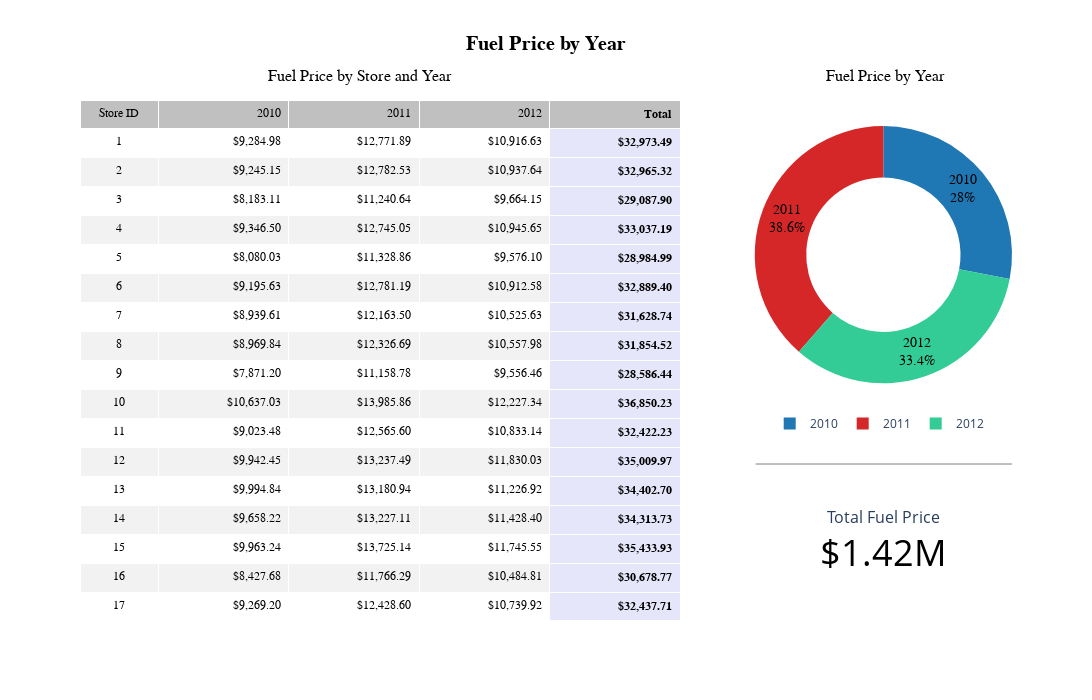

The notebook cell saved with this chart:
### Code cell
# Let's create a dashboard-style presentation

# First, set up the overall container for the charts.  Here, we have a 3-row, 2-column
# layout where row1,col2 spans 3 rows
fig = make_subplots(
    rows=2,
    cols=2,
    specs=[
        [{'type':"indicator", 't':0, 'b':0, "rowspan": 2}, {"type": "domain"}],
        [ None,                                            {"type": "indicator", 't':0.03}]
    ],
    column_widths=[0.70, 0.30],
    row_heights=[0.70, 0.30],
    horizontal_spacing = 0.08,
    vertical_spacing = 0.15
)

# ========================================

# First, let's add the summary table for fuel prices by store and year
# We have previously generated the dataframe with a total column on the
# right and a total row at the bottom.  We only need to format the table.
df_fmt = df.copy()
for col in df_fmt.columns[1:]:
    df_fmt[col] = df_fmt[col].apply(lambda x: f"${x:,.2f}")
    
# First, lets add zebra striping
# Alternate row colors: white for even, light gray for odd.
# We build color lists for each column, with the last row (the total row) as white.
fill_colors = [
    ['white' if i % 2 == 0 else '#f2f2f2' for i in range(len(df.index) - 1)] + ['white']
    for _ in range(5)
]

# Overwrite the fill color of the last column (the total_fuel_cost column)
for i in range(len(fill_colors[-1])):
    fill_colors[-1][i] = 'lavender'

# Overwrite the final row (the Total row) to a distinct color for emphasis as well
for i in range(len(fill_colors)):
    fill_colors[i][-1] = 'lavender'

# Now add a bold tag to the total row.  Loop through each column in the last row
# and surround it with the <b></b> tags. Don't be confused by the statement:
# df_weekly_sales.iloc[-1][col]
# This is chaining 2 statements together to fetch the last row first (as a series), then
# fetching the label-based element associated with the variable "col" to get the specific
# element.
for col in df_fmt.columns:
    df_fmt.loc[len(df_fmt)-1, col] = f"<b>{df_fmt.iloc[-1][col]}</b>"

# Need to bold the entire total column as well.
for row in range(len(df_fmt)):
    df_fmt.iloc[row,-1] = f"<b>{df_fmt.iloc[row,-1]}</b>"

# Gather the header values for the summary data
column_map = {
    'store_id': 'Store ID',
    'total_fuel_2010': '2010',
    'total_fuel_2011': '2011',
    'total_fuel_2012': '2012',
    'total_fuel_cost': '<b>Total</b>'
}

formatted_headers = [column_map[col] for col in df_fmt.columns]

# Gather the cell values for the summary data
cell_values = [df_fmt[col] for col in df_fmt.columns]

fuel_cost_by_store_year = go.Table(
    columnwidth=[18,30,30,30,30],
    header = dict(
        values = formatted_headers,
        fill_color = '#C0C0C0',
        align = ['center','right','right','right','right'],
        font = dict(size=12,family="Helvetica", color='black')
    ),
    cells = dict(
        values = cell_values,
        align = ['center','right','right','right','right'],
        fill_color = fill_colors,
        font = dict(size=12, family="Menlo", color='black')
    )
)

fig.add_trace(fuel_cost_by_store_year, row=1, col=1)

# Add a nice header to the cell
fig.add_annotation(
    text = "Fuel Price by Store and Year",
    x = 0.2,  # roughly center of line chart
    y = 1.065,  # above the line chart
    xref = "paper",
    yref = "paper",
    showarrow = False,
    font = dict(size=16, family="Helvetica", color="black")
)

# ========================================

# Next, let's add the donut chart to row1, col2
# Extract the existing fuel totals from the summary table dataframe
total_row = df.iloc[len(df)-1]

total_data = {
    'year':['2010','2011','2012'],
    'total_fuel':[total_row['total_fuel_2010'], total_row['total_fuel_2011'],total_row['total_fuel_2012']]
}

df_totals_by_year = pd.DataFrame(total_data)

fuel_price_by_year_trace = go.Pie(
    labels = df_totals_by_year['year'],
    values = df_totals_by_year['total_fuel'],
    textinfo = 'label+percent',
    hovertemplate = 'Year: %{label}<br>Total Fuel Sales: %{value:$,.2f}<extra></extra>',
    hole = 0.6,
    sort = False,    # keep Plotly from sorting the legend values - use the order I created.
    textfont = dict(size=14, family="Menlo", color="black"),
    marker = dict(colors=['#1f77b4', '#d62728', '#33CC96'])
)

fig.add_trace(fuel_price_by_year_trace, row=1, col=2)

fig.add_annotation(
    text = "Fuel Price by Year",
    x = 0.93,  # roughly center of line chart
    y = 1.065,  # above the line chart
    xref = "paper",
    yref = "paper",
    showarrow = False,
    font = dict(size=16, family="Helvetica", color="black")
)

# ========================================

# Next, let's add the total fuel price in row2, col2
# Pull only the total fuel cost for the dashboard report

def formatTotalFuelSales(value):
    if value >= 1_000_000_000:
        return f"${value / 1_000_000_000:.2f}B"
    elif value >= 1_000_000:
        return f"${value / 1_000_000:.2f}M"
    elif value >= 1_000:
        return f"${value / 1_000:.2f}K"
    else:
        return f"${value:2f}"
        
total_fuel_cost = df.iloc[-1, -1]
totalFuelCostFormattedStr = formatTotalFuelSales(total_fuel_cost)

total_fuel_cost_indicator = go.Table(
    header = dict(
        values = ["Total Fuel Price"],
        fill_color = 'white',
        align = 'center',
        font = dict(size=16)
    ),
    cells = dict(
        values = [totalFuelCostFormattedStr],
        align = 'center',
        fill_color = 'white',
        font = dict(size=36, color='black')
    )
)

fig.add_trace(total_fuel_cost_indicator, row=2, col=2)

# Final layout adjustments
fig.update_layout(
    height = 700,
    width = 1150,
#     title = 'Weekly Sales by Temperature and Year',
#     title_x = 0.5,
#     xaxis_title = 'Temperature (°F)',
#     xaxis_tickangle = 45,
#     yaxis_title = 'Total Weekly Sales',
#     yaxis_tickformat = ".2s",
#     barmode = 'group',  # for grouped chart
#     plot_bgcolor = 'white',
    legend = dict(
        orientation = "h",
        yanchor = "bottom",
        y = 0.35,
        xanchor = "right",
        x = 0.975
    )
)

# Let's make the report title pop a little more
title_font = dict(size=20, family="Helvetica", color='black', weight='bold')
fig.update_layout(title=dict(text='Fuel Price by Year', x=0.5, font=title_font))

# Horizontal, between earliest date and average temperature
fig.add_shape(
    type="line",
    x0=0.725, x1=1,
    y0=0.3, y1=0.3,
    xref="paper", yref="paper",
    line=dict(color="grey", width=1),
    layer="below"
)

# fig.add_shape(
#     type="line",
#     x0=0.5, x1=0.5,
#     y0=0, y1=1,
#     xref="paper", yref="paper",
#     line=dict(color="blue", width=1),
#     layer="above"
# )

fig.show()

### Figure 1 — Plotly figure (JSON) as saved in the notebook; plotly's stock layout.template omitted (floating-point values rounded to 4 significant figures; data arrays with more than 128 entries replaced by an {"elided": "..."} marker saying what was removed)
{"data": [{"cells": {"align": ["center", "right", "right", "right", "right"], "fill": {"color": {"elided": "5x46 str values"}}, "font": {"color": "black", "family": "Menlo", "size": 12}, "values": {"elided": "5x46 mixed values"}}, "columnwidth": [18, 30, 30, 30, 30], "domain": {"x": [0, 0.644], "y": [0, 1]}, "header": {"align": ["center", "right", "right", "right", "right"], "fill": {"color": "#C0C0C0"}, "font": {"color": "black", "family": "Helvetica", "size": 12}, "values": ["Store ID", "2010", "2011", "2012", "<b>Total</b>"]}, "type": "table"}, {"domain": {"x": [0.724, 1], "y": [0.405, 1]}, "hole": 0.6, "hovertemplate": "Year: %{label}<br>Total Fuel Sales: %{value:$,.2f}<extra></extra>", "labels": ["2010", "2011", "2012"], "marker": {"colors": ["#1f77b4", "#d62728", "#33CC96"]}, "sort": false, "textfont": {"color": "black", "family": "Menlo", "size": 14}, "textinfo": "label+percent", "type": "pie", "values": [397300.0, 546800.0, 472800.0]}, {"cells": {"align": "center", "fill": {"color": "white"}, "font": {"color": "black", "size": 36}, "values": ["$1.42M"]}, "domain": {"x": [0.724, 1], "y": [0, 0.225]}, "header": {"align": "center", "fill": {"color": "white"}, "font": {"size": 16}, "values": ["Total Fuel Price"]}, "type": "table"}], "layout": {"annotations": [{"font": {"color": "black", "family": "Helvetica", "size": 16}, "showarrow": false, "text": "Fuel Price by Store and Year", "x": 0.2, "xref": "paper", "y": 1.065, "yref": "paper"}, {"font": {"color": "black", "family": "Helvetica", "size": 16}, "showarrow": false, "text": "Fuel Price by Year", "x": 0.93, "xref": "paper", "y": 1.065, "yref": "paper"}], "height": 700, "legend": {"orientation": "h", "x": 0.975, "xanchor": "right", "y": 0.35, "yanchor": "bottom"}, "shapes": [{"layer": "below", "line": {"color": "grey", "width": 1}, "type": "line", "x0": 0.725, "x1": 1, "xref": "paper", "y0": 0.3, "y1": 0.3, "yref": "paper"}], "title": {"font": {"color": "black", "family": "Helvetica", "size": 20, "weight": "bold"}, "text": "Fuel Price by Year", "x": 0.5}, "width": 1150}}
